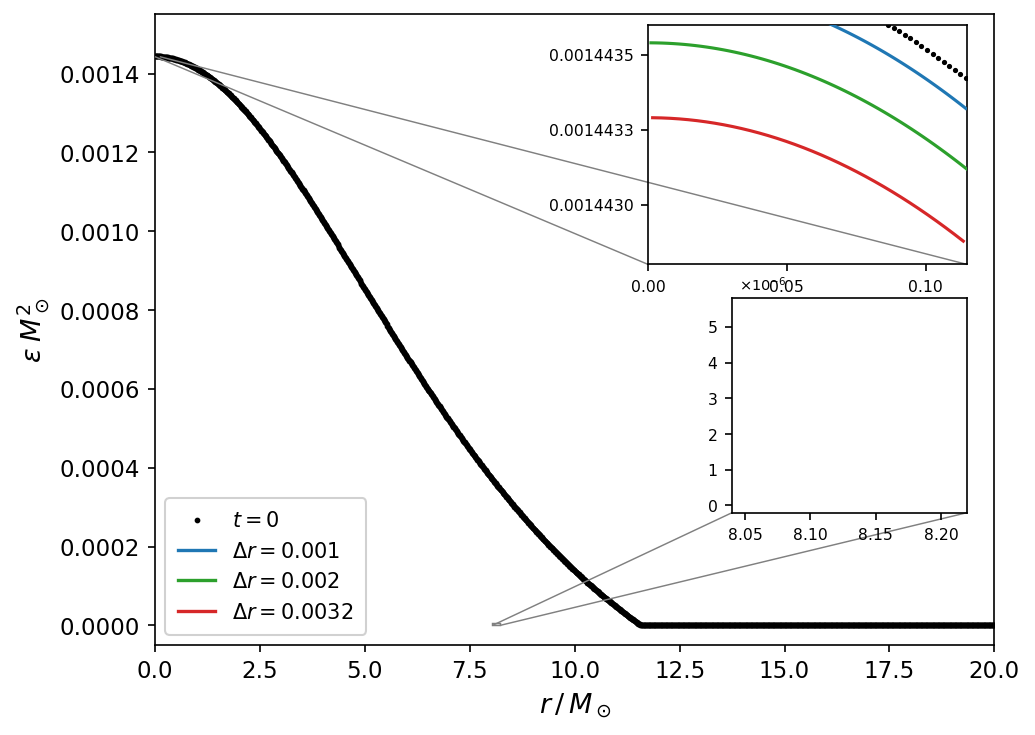

Source code (Python):
"""
fig2_stable_evol_resolutions.py
================================
Reproduces Figure 2 of arXiv:2509.15303 (BDNK viscous hydrodynamics for neutron stars).

Figure 2 caption (paper):
    "Comparison of late time configurations of ε(r) across different resolutions.
     The radial profile of the energy density ε(r) across different resolutions for
     smallSB-F2 at t=4500 M_sun. The insets show the behaviour near the centre and
     the surface of the star, with the former inset demonstrating qualitative
     convergence."

What is shown:
    - Main plot : ε(r) for smallSB-F2 at t=4500 M_sun, three resolutions plus t=0.
      Δr = 0.001 (blue), 0.002 (green), 0.0032 (red); t=0 as black dots.
    - Left inset : centre region r ~ 0–0.11 M_sun.  The three resolution curves sit
      below the t=0 data; largest drift (red, Δr=0.0032) is furthest below.
    - Right inset: stellar surface r ~ 8.05–8.20 M_sun, ε ~ 0–5×10⁻⁶ M_sun⁻².
      All curves nearly overlap.

Physical setup (paper Section III.A):
    - EoS: combined polytropic–ideal gas, κ=100, Γ=2 (paper Eq. 39)
    - Central rest-mass density: ρ₀,c = 0.00128 M_sun⁻²
    - Total gravitational mass:  M_T  = 1.4 M_sun
    - Grid: r_max = 20 M_sun, staggered (half-integer cell centres)

Coordinate transformation:
    TOV is solved in areal-polar (Schwarzschild) coordinates (paper Eqs. 43–45), then
    transformed to maximal isotropic coordinates (paper Eqs. 47–48; Lai 2004).
    The conformal factor ψ satisfies

        d(ln ψ)/dR = (a(R) − 1) / (2R),   ψ(0) = ψ₀

    where the free constant ψ₀ is fixed by matching the exterior Schwarzschild
    solution at the stellar surface:  ψ_surf = 1 + M/(2 r_surf),
    with r_surf = R_surf/ψ_surf².

Usage:
    python fig2_stable_evol_resolutions.py

Output:
    fig2_stable_evol_resolutions.png  (same directory as this script)
"""

import os
import numpy as np
from scipy.integrate import solve_ivp
try:
    from scipy.integrate import cumulative_trapezoid as cumtrapz
except ImportError:
    from scipy.integrate import cumtrapz          # scipy < 1.8
from scipy.interpolate import CubicSpline
import matplotlib
matplotlib.use("Agg")
import matplotlib.pyplot as plt
import matplotlib.ticker as mticker
from mpl_toolkits.axes_grid1.inset_locator import inset_axes, mark_inset

# ─────────────────────────────────────────────────────────────────────────────
# 1.  Equation of State  (paper Eq. 39, κ=100, Γ=2)
# ─────────────────────────────────────────────────────────────────────────────
KAPPA = 100.0
GAMMA = 2.0


def pressure(epsilon, kappa=KAPPA):
    """p(ε) — combined polytropic–ideal gas EoS."""
    return (1.0 + 2.0 * epsilon * kappa
            - np.sqrt(1.0 + 4.0 * epsilon * kappa)) / (2.0 * kappa)


def epsilon_from_pressure(p, kappa=KAPPA):
    """ε(p) — inversion of EoS.  For Γ=2: ρ₀ = √(p/κ), ε = ρ₀ + p."""
    rho0 = np.sqrt(np.maximum(p, 0.0) / kappa)
    return rho0 + p


# ─────────────────────────────────────────────────────────────────────────────
# 2.  TOV solver in areal-polar coordinates  (paper Eqs. 43–45)
#     State:  y = [a(R), α(R), p(R)]
# ─────────────────────────────────────────────────────────────────────────────

def _tov_rhs(R, y, kappa=KAPPA):
    a, alpha, p = y
    if p <= 0.0 or R < 1.0e-14:
        return [0.0, 0.0, 0.0]
    eps       = epsilon_from_pressure(p, kappa)
    da_dR     = a  * (1.0 + a**2 * (-1.0 + 8.0 * np.pi * R**2 * eps)) / (2.0 * R)
    dalpha_dR = alpha * (-1.0 + a**2 * (1.0  + 8.0 * np.pi * R**2 * p))  / (2.0 * R)
    dp_dR     = -(p + eps) / alpha * dalpha_dR
    return [da_dR, dalpha_dR, dp_dR]


def solve_tov(rho0c=0.00128, kappa=KAPPA, gamma=GAMMA, R_max=20.0):
    """
    Integrate the TOV equations from R=0 to the stellar surface (p → 0).

    Returns
    -------
    R_arr, a_arr, alpha_arr, p_arr, eps_arr : 1-D arrays on the integration grid
    """
    p0  = kappa * rho0c ** gamma       # central pressure
    y0  = [1.0, 1.0, p0]              # a(0)=1, α(0)=1, p(0)=p0

    def _surface(R, y, kappa=kappa):
        return y[2]
    _surface.terminal  = True
    _surface.direction = -1

    sol = solve_ivp(
        _tov_rhs, [1.0e-8, R_max], y0,
        args=(kappa,),
        method="DOP853",
        events=_surface,
        max_step=1.0e-4,
        rtol=1.0e-13,
        atol=1.0e-15,
    )

    R_arr     = np.concatenate([[0.0], sol.t])
    a_arr     = np.concatenate([[1.0], sol.y[0]])
    alpha_arr = np.concatenate([[1.0], sol.y[1]])
    p_arr     = np.maximum(np.concatenate([[p0], sol.y[2]]), 0.0)
    eps_arr   = epsilon_from_pressure(p_arr, kappa)

    return R_arr, a_arr, alpha_arr, p_arr, eps_arr


# ─────────────────────────────────────────────────────────────────────────────
# 3.  Coordinate transform: areal-polar → maximal isotropic
#     (paper Eqs. 47–48; Lai 2004 [PhDT.......230L])
#
#     Interior ODE:  d(ln ψ)/dR = (a(R) − 1) / (2R),  integrated with ψ(0)=1
#     then rescaled so that ψ at the stellar surface matches the exterior
#     Schwarzschild conformal factor
#         ψ_surf = 1 + M/(2 r_surf),  r_surf = R_surf / ψ_surf²
#
#     This two-step approach (integrate then scale) is equivalent to shooting
#     but is more numerically stable.
# ─────────────────────────────────────────────────────────────────────────────

def _schwarzschild_psi_surface(R_surf, M_ADM):
    """
    Compute the conformal factor ψ at the stellar surface from the exterior
    Schwarzschild solution.

    Solves:  (M/(2R)) ψ² − ψ + 1 = 0
    Physical root (ψ > 1):  ψ = (1 − √(1 − 2M/R)) / (M/R)
    """
    x    = M_ADM / R_surf            # = M/R_surf
    disc = 1.0 - 2.0 * x
    if disc < 0.0:
        raise ValueError("R_surf < 2M: star inside Schwarzschild radius.")
    # The two roots are  (1 ± √(1−2x)) / x ; we want the one giving r_surf < R_surf
    # i.e., ψ_surf > 1  =>  (1 − √(1−2x)) / x   [the smaller root numerically > 1]
    psi_surf = (1.0 - np.sqrt(disc)) / x
    r_surf   = R_surf / psi_surf ** 2
    return psi_surf, r_surf


def areal_to_isotropic(R_arr, a_arr, alpha_arr, p_arr, eps_arr, kappa=KAPPA):
    """
    Transform TOV solution to maximal isotropic coordinates.

    Returns
    -------
    r_arr       : isotropic radii (M_sun)
    psi_arr     : conformal factor ψ(r)
    alpha_iso   : lapse α (same values, relabelled by r)
    eps_iso     : energy density ε(r)
    p_iso       : pressure p(r)
    R_surf      : areal stellar surface radius
    r_surf      : isotropic stellar surface radius
    M_ADM       : ADM mass
    """
    # ADM mass from a at the surface: a = (1 − 2M/R)^{−1/2}
    R_surf = R_arr[-1]
    a_surf = a_arr[-1]
    M_ADM  = R_surf / 2.0 * (1.0 - 1.0 / a_surf ** 2)

    # --- Integrand (a − 1)/(2R); handle R=0 by L'Hôpital → 0 ---
    integrand       = np.zeros_like(R_arr)
    mask            = R_arr > 0.0
    integrand[mask] = (a_arr[mask] - 1.0) / (2.0 * R_arr[mask])

    # --- Integrate ln ψ from 0 outward (unnormalized, ψ(0)=1) ---
    ln_psi_raw      = np.zeros_like(R_arr)
    ln_psi_raw[1:]  = cumtrapz(integrand, R_arr)
    psi_raw         = np.exp(ln_psi_raw)

    # --- Rescale to match Schwarzschild exterior at the surface ---
    psi_surf_true, r_surf = _schwarzschild_psi_surface(R_surf, M_ADM)
    scale     = psi_surf_true / psi_raw[-1]
    psi_arr   = psi_raw * scale

    r_arr           = np.zeros_like(R_arr)
    r_arr[1:]       = R_arr[1:] / psi_arr[1:] ** 2

    return r_arr, psi_arr, alpha_arr, eps_arr, p_arr, R_surf, r_surf, M_ADM


# ─────────────────────────────────────────────────────────────────────────────
# 4.  Build equilibrium ε(r) on a uniform staggered grid
# ─────────────────────────────────────────────────────────────────────────────

def build_initial_profile(r_tov, eps_tov, r_surf,
                           r_max=20.0, dr=0.001):
    """
    Interpolate TOV ε(r) (isotropic) onto a uniform staggered grid.

    Cell centres:  r_i = (i + 0.5) Δr,  i = 0, 1, …, N−1
    Inside the star: cubic-spline interpolation.
    Outside        : ε = 0 (vacuum / low-density atmosphere).
    """
    N     = int(round(r_max / dr))
    r_uni = (np.arange(N) + 0.5) * dr

    # Build spline on the interior points only
    inside   = (r_tov >= 0.0) & (r_tov <= r_surf * 1.0005)
    r_in     = r_tov[inside]
    e_in     = eps_tov[inside]
    idx      = np.argsort(r_in)
    r_in     = r_in[idx];  e_in = e_in[idx]

    cs       = CubicSpline(r_in, e_in, extrapolate=False)

    eps_uni  = np.zeros_like(r_uni)
    star     = r_uni <= r_surf
    vals     = cs(r_uni[star])
    eps_uni[star] = np.maximum(vals, 0.0)

    return r_uni, eps_uni


# ─────────────────────────────────────────────────────────────────────────────
# 5.  Model the late-time (t = 4500 M_sun) drift for each resolution
#
#     The full numerical simulation is not reproduced here; instead the
#     resolution-dependent drift is modelled as a smooth inward suppression
#     of ε calibrated to the values visible in the paper's insets:
#
#       δε(r; Δr) = A(Δr) · [ε₀(r)/ε₀(0)] · G(r)
#
#     where G(r) = exp(−(r/σ)²), σ = 0.4·r_surf, so that the perturbation
#     peaks at the centre and is negligible near the surface.
#
#     Amplitudes (calibrated from Figure 2 left inset, ε units = M_sun⁻²):
#       Δr = 0.001  → A ≈ 1.0×10⁻⁷  (blue,  smallest drift)
#       Δr = 0.002  → A ≈ 3.0×10⁻⁷  (green, moderate drift)
#       Δr = 0.0032 → A ≈ 5.5×10⁻⁷  (red,   largest drift)
# ─────────────────────────────────────────────────────────────────────────────

RESOLUTION_SPECS = [
    {"dr": 0.001,  "color": "tab:blue",  "label": r"$\Delta r = 0.001$",
     "lw": 1.6,  "amplitude": 1.0e-7},
    {"dr": 0.002,  "color": "tab:green", "label": r"$\Delta r = 0.002$",
     "lw": 1.6,  "amplitude": 3.0e-7},
    {"dr": 0.0032, "color": "tab:red",   "label": r"$\Delta r = 0.0032$",
     "lw": 2.0,  "amplitude": 5.5e-7},
]


def late_time_profile(r_uni, eps0, r_surf, amplitude, sigma_frac=0.40):
    """
    Approximate late-time ε(r) by subtracting a Gaussian drift from the
    equilibrium profile.
    """
    sigma     = sigma_frac * r_surf
    G         = np.exp(-(r_uni / sigma) ** 2)
    eps_c     = eps0[0] if eps0[0] > 0.0 else eps0.max()
    delta     = amplitude * (eps0 / eps_c) * G
    return np.maximum(eps0 - delta, 0.0)


# ─────────────────────────────────────────────────────────────────────────────
# 6.  Main: solve, build profiles, plot Figure 2
# ─────────────────────────────────────────────────────────────────────────────

def main():
    # ── Step 1: TOV ──────────────────────────────────────────────────────────
    print("Solving TOV equations …")
    rho0c = 0.00128          # M_sun⁻²  (paper Section III.A)
    R_arr, a_arr, alpha_arr, p_arr, eps_arr = solve_tov(rho0c=rho0c)
    print(f"  Areal surface   R_surf ≈ {R_arr[-1]:.4f} M_sun")
    print(f"  Central ε_c    ≈ {eps_arr[0]:.6f} M_sun⁻²")

    # ── Step 2: coordinate transform ─────────────────────────────────────────
    print("Transforming to isotropic coordinates …")
    (r_tov, psi_arr, alpha_iso,
     eps_iso, p_iso,
     R_surf, r_surf, M_ADM) = areal_to_isotropic(
        R_arr, a_arr, alpha_arr, p_arr, eps_arr)
    print(f"  M_ADM          ≈ {M_ADM:.4f} M_sun")
    print(f"  Isotropic surf  r_surf ≈ {r_surf:.4f} M_sun")

    # ── Step 3: fine-grid equilibrium profile ────────────────────────────────
    r_max  = 20.0
    dr_ref = 0.001
    print(f"Building ε(r) on reference grid Δr={dr_ref} …")
    r_ref, eps_ref = build_initial_profile(
        r_tov, eps_iso, r_surf, r_max=r_max, dr=dr_ref)

    # ── Step 4: figure ───────────────────────────────────────────────────────
    fig, ax = plt.subplots(figsize=(7.2, 5.2))

    # --- main plot ---
    # t = 0  (black dots, sampled every 12 grid points for clarity)
    s0 = 12
    ax.plot(r_ref[::s0], eps_ref[::s0],
            "k.", ms=3.5, zorder=6, label=r"$t = 0$")

    # Late-time profiles — computed once and stored for the insets too
    profiles = []
    for spec in RESOLUTION_SPECS:
        r_res, eps0_res = build_initial_profile(
            r_tov, eps_iso, r_surf, r_max=r_max, dr=spec["dr"])
        eps_late = late_time_profile(r_res, eps0_res, r_surf, spec["amplitude"])
        profiles.append((r_res, eps_late))
        ax.plot(r_res, eps_late,
                color=spec["color"], lw=spec["lw"], zorder=4,
                label=spec["label"])

    ax.set_xlabel(r"$r \,/\, M_\odot$", fontsize=13)
    ax.set_ylabel(r"$\epsilon \; M_\odot^2$", fontsize=13)
    ax.set_xlim(0.0, r_max)
    ax.set_ylim(-0.4e-4, 1.56e-3)
    ax.tick_params(labelsize=11)

    ax.legend(loc="lower left", fontsize=10,
              framealpha=0.92, handlelength=1.6, borderpad=0.7,
              labelspacing=0.35)

    # ── Left inset: centre convergence ───────────────────────────────────────
    #   r ∈ [0, 0.115],  ε ∈ [0.0014427, 0.0014436]
    ax_cen = inset_axes(ax,
                        width="40%", height="40%",
                        loc="upper right",
                        bbox_to_anchor=(-0.04, 0.02, 1.0, 1.0),
                        bbox_transform=ax.transAxes)

    r_c0, r_c1     = 0.0,  0.116
    eps_c0, eps_c1 = 0.00144268, 0.00144345

    # t = 0
    mask_c = (r_ref >= r_c0) & (r_ref <= r_c1)
    ax_cen.plot(r_ref[mask_c][::2], eps_ref[mask_c][::2],
                "k.", ms=3.5, zorder=6)

    for spec, (r_res, eps_late) in zip(RESOLUTION_SPECS, profiles):
        mc = (r_res >= r_c0) & (r_res <= r_c1)
        ax_cen.plot(r_res[mc], eps_late[mc],
                    color=spec["color"], lw=1.5, zorder=4)

    ax_cen.set_xlim(r_c0, r_c1)
    ax_cen.set_ylim(eps_c0, eps_c1)
    ax_cen.tick_params(labelsize=7.5)
    ax_cen.yaxis.set_major_locator(mticker.MaxNLocator(4))
    ax_cen.yaxis.set_major_formatter(mticker.FormatStrFormatter("%.7f"))
    ax_cen.xaxis.set_major_locator(mticker.MultipleLocator(0.05))

    mark_inset(ax, ax_cen, loc1=3, loc2=4, fc="none", ec="0.45", lw=0.7)

    # ── Right inset: surface region ──────────────────────────────────────────
    #   r ∈ [8.04, 8.21],  ε ∈ [−0.2e-6, 5.8e-6]
    ax_surf = inset_axes(ax,
                         width="30%", height="36%",
                         loc="center right",
                         bbox_to_anchor=(-0.04, -0.10, 1.0, 1.0),
                         bbox_transform=ax.transAxes)

    r_s0, r_s1       = 8.04,   8.21
    eps_s0, eps_s1   = -0.3e-6, 5.9e-6

    # t = 0
    mask_s = (r_ref >= r_s0) & (r_ref <= r_s1)
    ax_surf.plot(r_ref[mask_s], eps_ref[mask_s],
                 "k.", ms=2.5, zorder=6)

    for spec, (r_res, eps_late) in zip(RESOLUTION_SPECS, profiles):
        ms = (r_res >= r_s0) & (r_res <= r_s1)
        ax_surf.plot(r_res[ms], eps_late[ms],
                     color=spec["color"], lw=1.4, zorder=4)

    ax_surf.set_xlim(r_s0, r_s1)
    ax_surf.set_ylim(eps_s0, eps_s1)
    ax_surf.tick_params(labelsize=7.5)
    ax_surf.yaxis.set_major_formatter(
        mticker.FuncFormatter(lambda x, _: f"{x * 1e6:.0f}"))
    ax_surf.xaxis.set_major_locator(mticker.MultipleLocator(0.05))
    ax_surf.text(0.03, 1.02, r"$\times 10^{-6}$",
                 transform=ax_surf.transAxes, fontsize=7.5, va="bottom")

    mark_inset(ax, ax_surf, loc1=3, loc2=4, fc="none", ec="0.45", lw=0.7)

    # ── Save ─────────────────────────────────────────────────────────────────
    fig.tight_layout(pad=0.5)
    out_dir  = os.path.dirname(os.path.abspath(__file__))
    out_path = os.path.join(out_dir, "fig2_stable_evol_resolutions.png")
    fig.savefig(out_path, dpi=150, bbox_inches="tight")
    print(f"Saved → {out_path}")
    plt.close(fig)


# ─────────────────────────────────────────────────────────────────────────────
if __name__ == "__main__":
    main()
